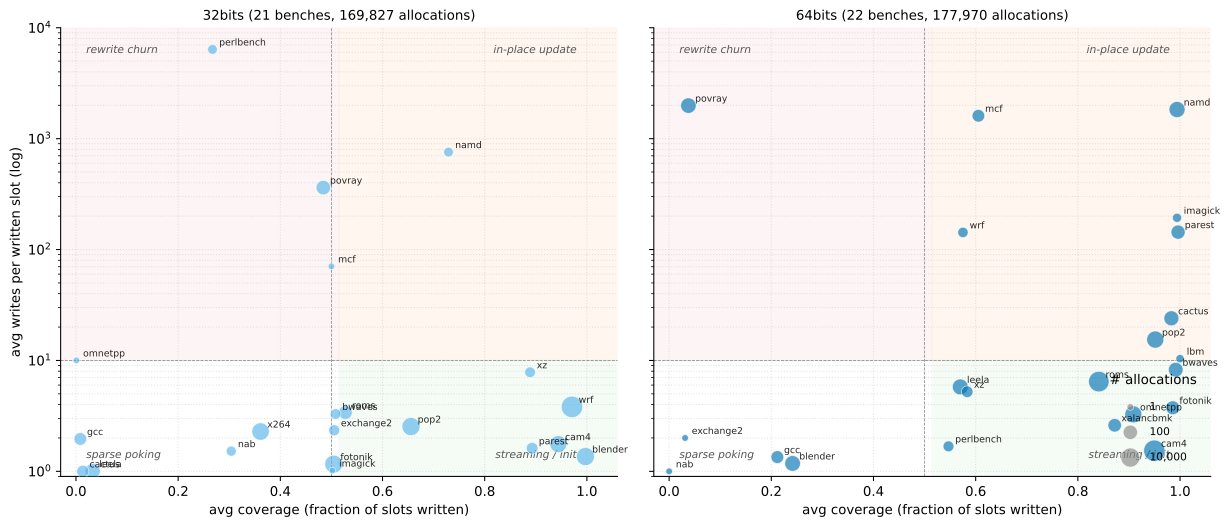

Python code for this plot:
#!/usr/bin/env python3
"""Figure 8 — write density per (bench, alloc_type).

Two panels (32-bit slots, 64-bit slots). x = avg slot coverage (fraction of
slots written, linear 0..1). y = avg writes per written slot (log). Bubble
area scales with the number of allocations.

Quadrants name the regime each bench operates in:
  - sparse poking      (low coverage, low writes/slot)
  - rewrite churn      (low coverage, many writes/slot)
  - streaming / init   (high coverage, low writes/slot)
  - in-place update    (high coverage, many writes/slot)
"""
from pathlib import Path

import matplotlib.pyplot as plt
import numpy as np
import pandas as pd

HERE = Path(__file__).resolve().parent
OUT = HERE / "figure.svg"

PANEL_COLOR = {"32bits": "#56B4E9", "64bits": "#0072B2"}
COV_SPLIT = 0.5
WPS_SPLIT = 10.0
WPS_LO, WPS_HI = 0.9, 1.0e4

QUADRANTS = [
    (0.02, WPS_LO * 1.4, "sparse poking",     "left",  "bottom"),
    (0.02, WPS_HI * 0.7, "rewrite churn",     "left",  "top"),
    (0.98, WPS_LO * 1.4, "streaming / init",  "right", "bottom"),
    (0.98, WPS_HI * 0.7, "in-place update",   "right", "top"),
]


def draw_panel(ax, sub: pd.DataFrame, atype: str) -> None:
    ax.axhspan(WPS_SPLIT, WPS_HI, xmin=0.0, xmax=COV_SPLIT,
               color="#d62728", alpha=0.05, zorder=0)
    ax.axhspan(WPS_LO, WPS_SPLIT, xmin=COV_SPLIT, xmax=1.0,
               color="#2ca02c", alpha=0.05, zorder=0)
    ax.axhspan(WPS_SPLIT, WPS_HI, xmin=COV_SPLIT, xmax=1.0,
               color="#ff7f0e", alpha=0.07, zorder=0)
    ax.axvline(COV_SPLIT, color="#888", linewidth=0.6, linestyle="--", zorder=1)
    ax.axhline(WPS_SPLIT, color="#888", linewidth=0.6, linestyle="--", zorder=1)

    for x, y, txt, ha, va in QUADRANTS:
        ax.text(x, y, txt, ha=ha, va=va, fontsize=8,
                color="#555", style="italic", zorder=1)

    sub = sub.sort_values("allocations", ascending=False)
    sizes = np.log10(sub["allocations"].clip(lower=1)) * 45.0 + 25.0
    y = sub["avg_writes_per_slot"].clip(lower=WPS_LO * 1.05)
    ax.scatter(sub["avg_coverage"], y,
               s=sizes, color=PANEL_COLOR[atype], alpha=0.65,
               edgecolor="white", linewidth=0.6, zorder=3)

    for _, row in sub.iterrows():
        ax.annotate(row["bench"],
                    (row["avg_coverage"],
                     max(row["avg_writes_per_slot"], WPS_LO * 1.05)),
                    fontsize=7, alpha=0.85,
                    xytext=(5, 3), textcoords="offset points",
                    zorder=4)

    ax.set_xlim(-0.03, 1.06)
    ax.set_ylim(WPS_LO, WPS_HI)
    ax.set_yscale("log")
    ax.set_xlabel("avg coverage (fraction of slots written)")
    ax.set_title(f"{atype} ({len(sub)} benches, "
                 f"{int(sub['allocations'].sum()):,} allocations)",
                 fontsize=10)
    ax.grid(which="both", linestyle=":", alpha=0.35, zorder=1)
    ax.set_axisbelow(True)
    for spine in ("top", "right"):
        ax.spines[spine].set_visible(False)


def main() -> None:
    df = pd.read_csv(HERE / "result.csv")
    df = df.dropna(subset=["avg_coverage", "avg_writes_per_slot"])

    fig, axes = plt.subplots(1, 2, figsize=(13.0, 5.6), sharey=True)
    for ax, atype in zip(axes, ("32bits", "64bits")):
        draw_panel(ax, df[df.alloc_type == atype], atype)
    axes[0].set_ylabel("avg writes per written slot (log)")

    handles = [
        plt.scatter([], [], s=np.log10(n) * 45.0 + 25.0,
                    color="#888888", alpha=0.65,
                    edgecolor="white", linewidth=0.6,
                    label=f"{n:,}")
        for n in (1, 100, 10_000)
    ]
    axes[1].legend(handles=handles, title="# allocations",
                   loc="lower right", frameon=False, fontsize=8,
                   labelspacing=1.4, borderpad=0.8)

    fig.tight_layout()
    fig.savefig(OUT, format="svg", bbox_inches="tight")
    print(f"wrote {OUT}")


if __name__ == "__main__":
    main()
